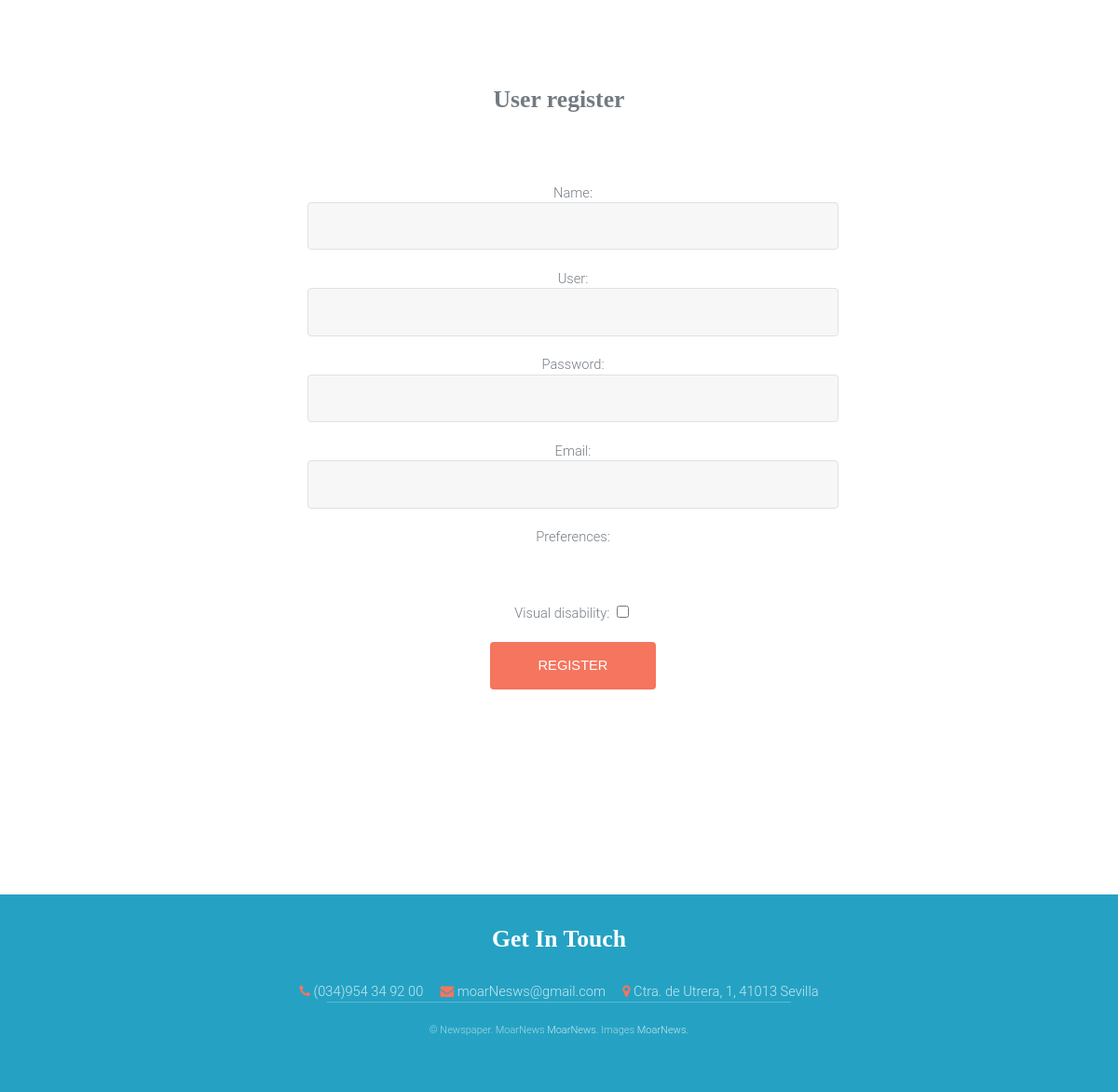
Before: /vistas/registro.php with the older database file.
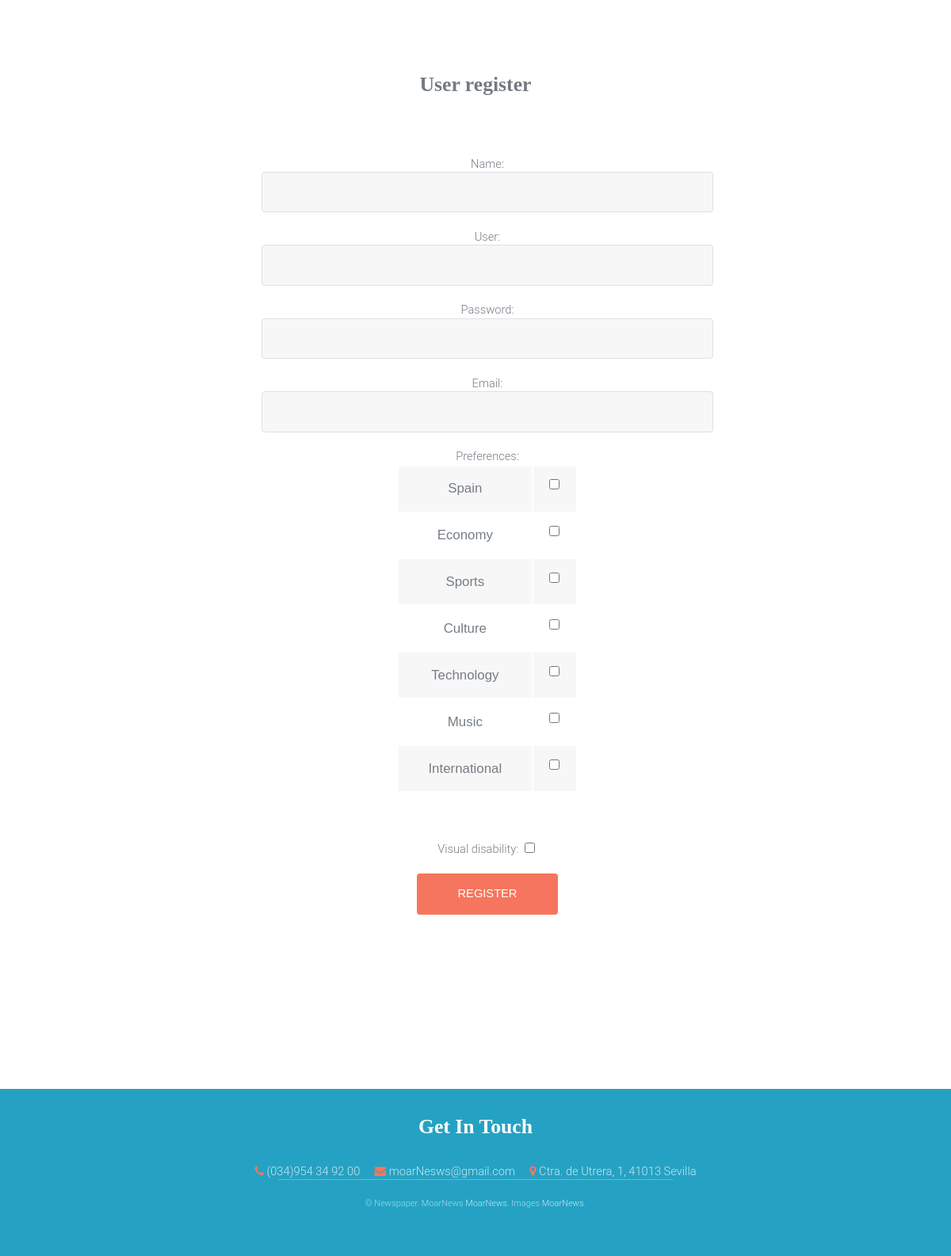
After: the same page with the newer database file.
### tables this page shows
CREATE TABLE `secciones` (
  `idSeccion` int(11) NOT NULL,
  `categoria` varchar(150) NOT NULL,
  `idCuenta` int(11) DEFAULT NULL
);

### CRUD/CRUDSeccion.php (called while the page is built, shortened)
<?php
function readAllSeccion() {
    $con = conexionBD();
    $res = FALSE;
    $query = "SELECT * FROM secciones";
    $result = $con->query($query);
    if ($result->num_rows !== 0) {
        $res = array();
        for ($i = 0; $i < $result->num_rows; $i++) {
            array_push($res, $result->fetch_assoc());
        }
    }
    return $res;
}

### vistas/registro.php (the view, shortened to what this page needs)
<!DOCTYPE html>
<?php
include_once ('../CRUD/CRUDSeccion.php');
?>
<html>
    <head>
        <link href="css.css" rel="stylesheet" type="text/css"/>
        <link rel="stylesheet" type="text/css" href="https://netdna.bootstrapcdn.com/font-awesome/4.0.3/css/font-awesome.css" rel="stylesheet">
    </head>
    <body>
        <?php
        $secciones = readAllSeccion();
        ?>
        <h2 class="centrar">User register</h2>
        <form action="#" method="POST" onsubmit="return validaRegistro()" style="padding-left: 25%;padding-top: 10px;padding-right: 25%;margin-left: 30px;">
            Name: <input type="text" name="nombre" value=""><br/>
            User: <input type="text" name="usuario" value=""><br/>
            Password: <input type="password" name="clave"><br/>
            Email: <input type="text" name="email"><br/>
            Preferences: <br/>
            <table>
            <?php
            foreach ($secciones as $seccion) {
                ?> <tr> <td><?php echo $seccion['categoria'];?></td>
                 <td> <input class="gustos" type="checkbox" name="<?php echo $seccion['categoria']; ?>" value="<?php echo $seccion['categoria']; ?>"></td> </tr>
                    <?php
            }
            ?>
                </table>
            Visual disability: <input type="checkbox" name="Dv"><br/><br/>
            <input type="submit" name="btnRegistrar" value="Register"><br/>
        </form>
        <footer id="footer">
            <div class="inner">
                <h2>Get In Touch</h2>
                <ul class="actions">
                    <li><i class="icon fa-phone"></i> <a href="#">(034)954 34 92 00</a></li>
                    <li><span class="icon fa-envelope"></span> <a href="#">moarNesws@gmail.com</a></li>
                    <li><span class="icon fa-map-marker"></span> Ctra. de Utrera, 1, 41013 Sevilla </li>
                </ul>
            </div>
            <div class="copyright">
                &copy; Newspaper. MoarNews <a href="https://www.upo.es/portal/impe/web/portada/index.html">MoarNews</a>. Images <a href="../imagenes/logo.jpeg" alt="logo">MoarNews</a>.
            </div>
        </footer>
    </body>
</html>

### vistas/css.css (style rules this page uses)
body { margin:0; }
*, *:before, *:after { -moz-box-sizing: border-box; -webkit-box-sizing: border-box; box-sizing: border-box; }
body { -ms-overflow-style: scrollbar; }
body { background: #fff; }
.inner { margin: 0 auto; max-width: 50%; }
@media screen and (max-width: 1280px) { .inner { max-width: 90%; } }
body, input, select, textarea { color: #767d85; font-family: "Open Sans", Arial, Helvetica, sans-serif; font-size: 13pt; font-weight: 300; line-height: 1.65; }
@media screen and (max-width: 1680px) { body, input, select, textarea { font-size: 11pt; } }
@media screen and (max-width: 1280px) { body, input, select, textarea { font-size: 11pt; } }
a { color: #25a2c3; text-decoration: underline; }
em, i { font-style: italic; }
h1, h2, h3, h4, h5, h6,.gustos { color: #727a82; font-weight: 700; font-family: "Montserrat", sans-serif; line-height: 1.5; margin: 0 0 1em 0; }
h2 { font-size: 1.75em; }
form { padding: 20px; margin: 60px auto 60px auto; text-align: center; }
input[type="text"], input[type="password"], input[type="email"], input[type="tel"], select, textarea { -moz-appearance: none; -webkit-appearance: none; -ms-appearance: none; appearance: none; background: rgba(144, 144, 144, 0.075); border-radius: 4px; border: none; border: solid 1px #dee1e3; color: inherit; display: block; outline: 0; padding: 0 1em; text-decoration: none; width: 100%; }
input[type="text"], input[type="password"], input[type="email"], select { height: 3.5em; line-height: 3.5em; }
body { padding-top: 6em; }
body { line-height: 1.4; font-family: "Roboto", sans-serif; }
h1, h2, h3, h4, h5, h6 { font-family: "Playfair Display", serif; font-weight: 600; }
.centrar { text-align: center; }
.icon { text-decoration: none; border-bottom: none; position: relative; }
.icon:before { -moz-osx-font-smoothing: grayscale; -webkit-font-smoothing: antialiased; font-family: FontAwesome; font-style: normal; font-weight: normal; text-transform: none !important; }
table { margin: 0px auto 60px auto; width: 40%; font-family: sans-serif; font-size: 115%; }
table tbody tr { border: solid 1px #dee1e3; border-left: 0; border-right: 0; }
table tbody tr:nth-child(2n + 1) { background-color: rgba(144, 144, 144, 0.075); }
table td { padding: 0.75em 0.75em; }
input[type="submit"], input[type="reset"], input[type="button"], button, .button { -moz-appearance: none; -webkit-appearance: none; -ms-appearance: none; appearance: none; -moz-transition: background-color 0.2s ease-in-out, color 0.2s ease-in-out; -webkit-transition: background-color 0.2s ease-in-out, color 0.2s ease-in-out; -ms-transition: background-color 0.2s ease-in-out, color 0.2s ease-in-out; transition: background-color 0.2s ease-in-out, color 0.2s ease-in-out; background-color: #f6755e; border-radius: 4px; border: 0; color: #ffffff; cursor: pointer; display: inline-block; font-family: "Montserrat", sans-serif; height: 3.5em; line-height: 3.5em; padding: 0 3.5em; text-align: center; text-decoration: none; white-space: nowrap; text-transform: uppercase; }
ul { margin: 0 0 0 0; padding-left: 1em; }
ul.actions { cursor: default; list-style: none; padding-left: 0; }
ul.actions li { display: inline-block; padding: 0 1em 0 0; vertical-align: middle; }
ul.actions li:last-child { padding-right: 0; }
#footer { margin-top: 200px; padding: 2em 0 1em 0; background: #25a2c3; text-align: center; color: #c8e7f0; clear: both; }
#footer .actions { padding-left:0; }
#footer h2 { color: #fff; }
#footer .icon { color: #f6755e; }
#footer a { color: #c8e7f0; text-decoration: none; }
#footer ul { margin:0; }
#footer ul li { list-style: none; }
#footer .copyright { display: inline-block; color: #a7d9e7; font-size: 0.75em; margin: 0 0 2em 0; padding: 0; text-align: center; border-top: 1px solid rgba(255, 255, 255, 0.25); padding: 2em 10em; }

Changed rows visible on the page:
added secciones: categoria "Spain"
added secciones: categoria "Economy"
added secciones: categoria "Sports"
added secciones: categoria "Culture"
added secciones: categoria "Technology"
added secciones: categoria "Music"
added secciones: categoria "International"
